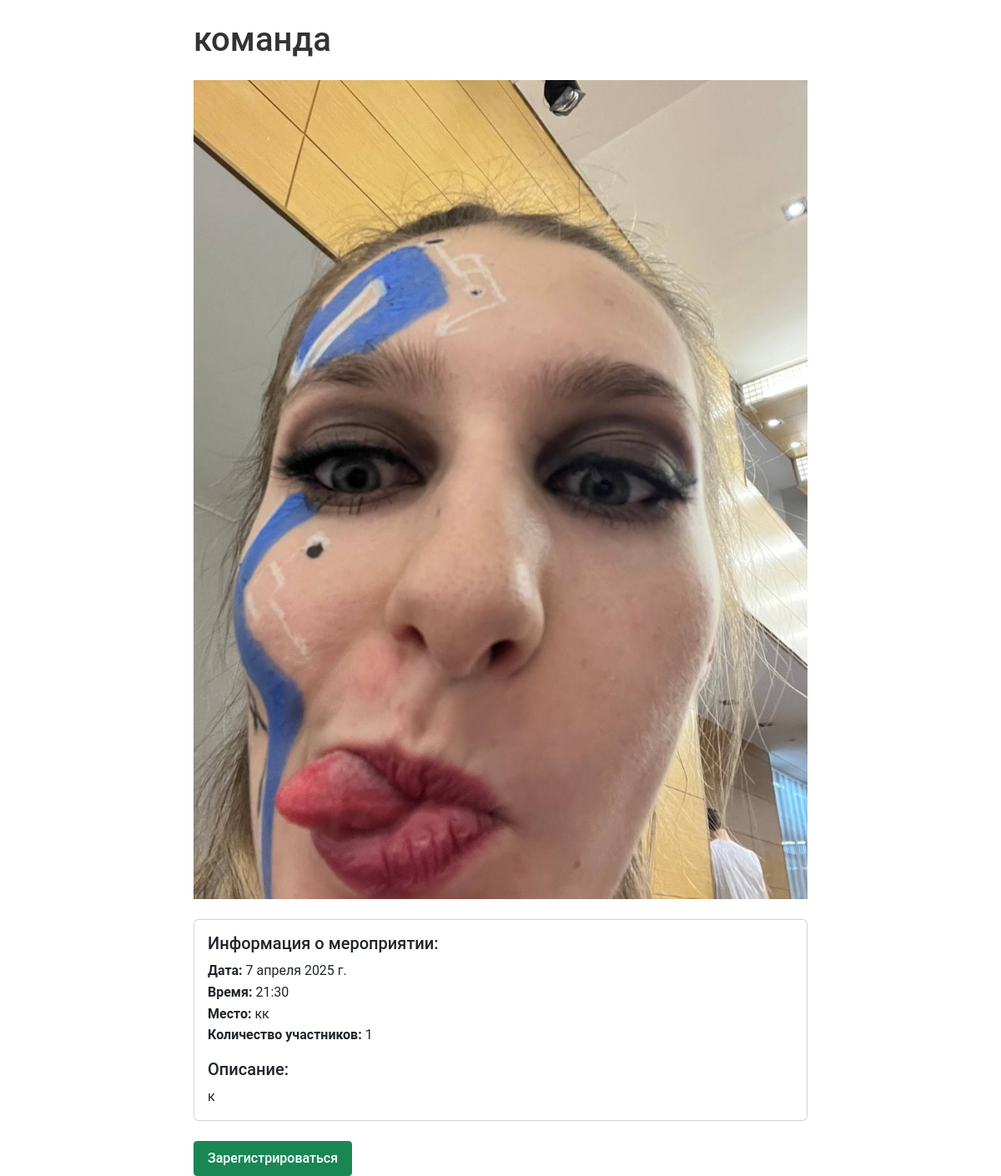
Page /events/27/ (signed in) on the earlier database version.
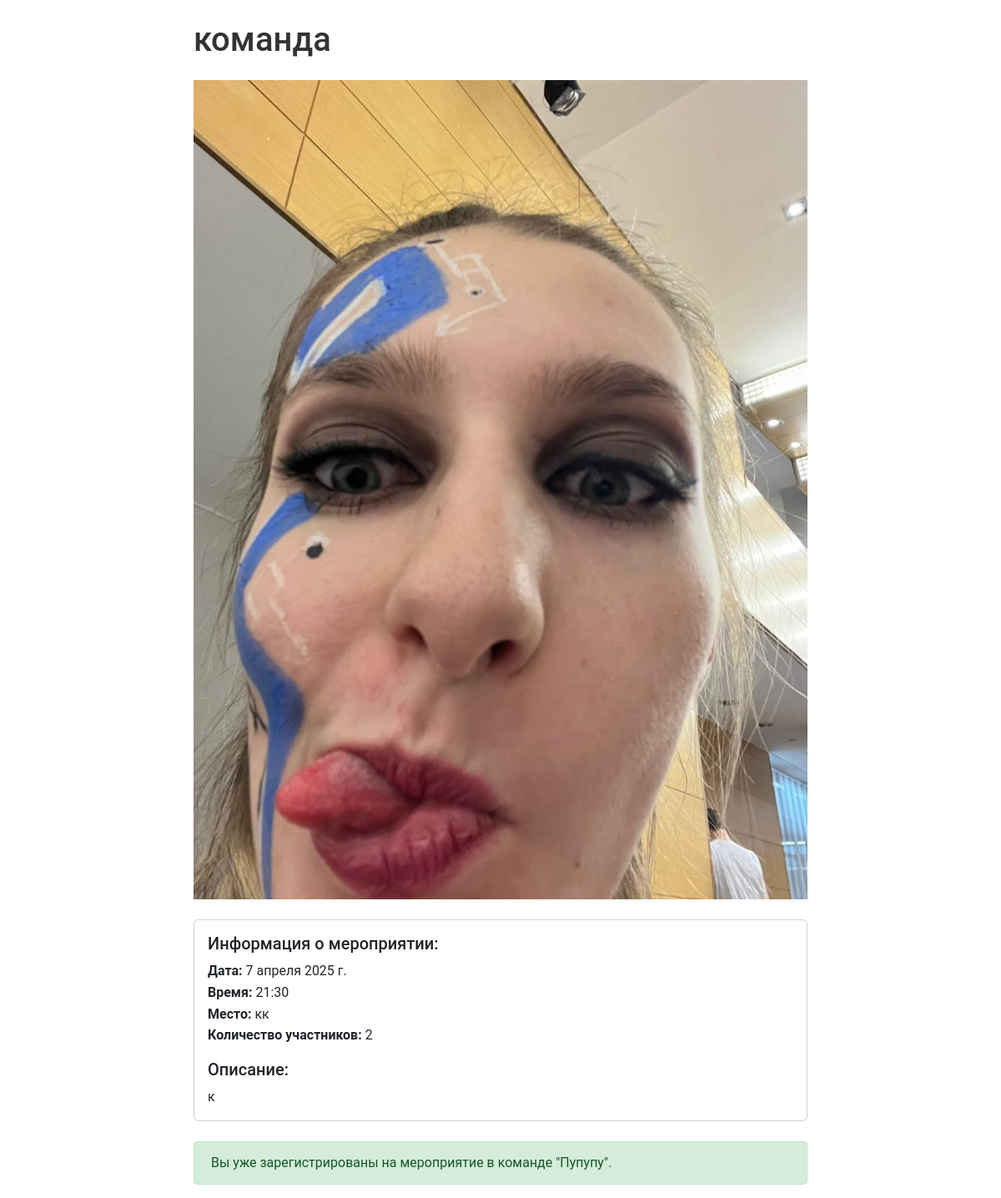
Same page on the later database version.
### add_event/models.py (models this page shows, shortened)
class Event(models.Model):
    title_event = models.TextField(help_text="Название мероприятия")
    description_Event = models.TextField(help_text="Описание мероприятия")
    event_place = models.TextField(default=None, help_text="Место проведения мероприятия")
    event_date = models.DateField(blank=False, verbose_name="Дата проведения мероприятия")
    event_time = models.TimeField(blank=False, verbose_name="Время начала", default=time(12, 0))
    Event_photo = models.ImageField(upload_to=None, height_field=None, width_field=None)
    max_members = models.PositiveIntegerField(blank=True, verbose_name="Максимальное количество участников", default=0)
    users_members = ManyToManyField(settings.AUTH_USER_MODEL, related_name='event_members', blank=True)
    registration_closed = models.BooleanField(default=False, verbose_name="Регистрация закрыта")
    organizers = models.ManyToManyField(
        settings.AUTH_USER_MODEL,
        through='users.EventOrganizer',
        through_fields=('event', 'user'),
        related_name='events_organized',
        blank=True
    )
    class Meta:
        verbose_name = 'Мероприятие'

class UserAnswer(models.Model):
    user = models.ForeignKey('users.User', on_delete=models.CASCADE, null=True, blank=True)
    extra_info = models.ForeignKey(ExtraInfo, on_delete=models.CASCADE, null=True, blank=True)
    answer = models.TextField(blank=True, null=True)
    is_team_captain = models.BooleanField(default=False)
    team_name = models.CharField(max_length=100, blank=True, null=True, verbose_name='Название команды')
    team_members = models.ManyToManyField('users.User', blank=True, related_name='team_memberships')

### add_event/views.py (the view, shortened to what this page needs)
# urls.py: path('<int:pk>/', event_detail_view, name='event_detail_view'),
def event_detail_view(request, pk):
    event = get_object_or_404(Event, pk=pk)
    is_organizer = request.user.is_authenticated and request.user in event.organizers.all()
    team_answer = UserAnswer.objects.filter(
        extra_info__event=event,
        team_members=request.user,
        extra_info__field_type='team'
    ).first()
    is_registered = event.users_members.filter(id=request.user.id).exists() or team_answer is not None
    team_name = team_answer.team_name if team_answer else None
    registered_count = event.users_members.count()
    extra_infos = event.extra_info.all()
    available_users = User.objects.exclude(id=request.user.id) if request.user.is_authenticated else User.objects.none()
    form = None
    if extra_infos.exists() and not is_registered and request.user.is_authenticated:
        form = UserAnswerForm(extra_infos=extra_infos, user=request.user)
    participants_answers = {}
    print("\nDebug: Starting team processing...")
    team_answers = UserAnswer.objects.filter(
        extra_info__event=event,
        extra_info__field_type='team'
    ).select_related('user', 'extra_info')
    print(f"Debug: Found {team_answers.count()} team answers")
    for answer in team_answers:
        print(f"\nDebug: Processing answer for user {answer.user.Name_User}")
        print(f"Debug: Team name: {answer.team_name}")
        print(f"Debug: Is captain: {answer.is_team_captain}")
        print(f"Debug: Team members: {[m.Name_User for m in answer.team_members.all()]}")
        if answer.user.id not in participants_answers:
            participants_answers[answer.user.id] = []
        answer_data = {
            'field_type': 'team',
            'is_team_captain': answer.is_team_captain,
            'team_name': answer.team_name,
            'team_members': list(answer.team_members.all())
        }
        participants_answers[answer.user.id].append(answer_data)
        if answer.is_team_captain:
            other_answers = UserAnswer.objects.filter(
                user=answer.user,
                extra_info__event=event
            ).exclude(extra_info__field_type='team')
            print(f"Debug: Found {other_answers.count()} other answers for captain")
    print("\nDebug: Final participants_answers:")
    for user_id, answers in participants_answers.items():
        print(f"User ID {user_id}:")
        for answer in answers:
            print(f"  - {answer}")
    context = {
        'event': event,
        'is_organizer': is_organizer,
        'is_registered': is_registered,
        'registration_closed': event.registration_closed,
        'registered_count': registered_count,
        'extra_infos': extra_infos,
        'form': form,
        'available_users': available_users,
        'participants_answers': participants_answers,
        'team_name': team_name
    }
    return render(request, 'events/event_detail_view.html', context)

### add_event/templatetags/form_filters.py (called while the page is built)
@register.filter
def startswith(text, starts):
    if isinstance(text, str):
        return text.startswith(starts)
    return False

### users/models.py (called while the page is built)
    def __str__(self):
        return f"{self.Name_User} | {self.Number_of_group}"

### add_event/templates/events/event_detail_view.html (shortened to what this page needs)
{% extends 'base.html' %}
{% load form_filters %}
{% load static %}
{% block content %}
<div class="container mt-4">
    <div class="row">
        <div class="col-md-8 offset-md-2">
                <h1 class="mb-4">{{ event.title_event }}</h1>
                {% if event.Event_photo %}
                    <div class="text-center mb-4">
                        <img src="{{ event.Event_photo.url }}" alt="{{ event.title_event }}" class="img-fluid">
                    </div>
                {% endif %}
                <div class="card mb-4">
                    <div class="card-body">
                        <h5 class="card-title">Информация о мероприятии:</h5>
                        <ul class="list-unstyled">
                            <li><strong>Дата:</strong> {{ event.event_date }}</li>
                            <li><strong>Время:</strong> {{ event.event_time }}</li>
                            <li><strong>Место:</strong> {{ event.event_place }}</li>
                            <li><strong>Количество участников:</strong> {{ registered_count }}
                            </li>
                        </ul>
                        <h5 class="card-title mt-3">Описание:</h5>
                        <p class="card-text">{{ event.description_Event }}</p>
                    </div>
                </div>
                {% if is_organizer %}
                    <div class="d-flex gap-2 mb-3">
                        <a href="{% url 'add_events:event_update' event.pk %}" class="btn btn-primary">Изменить мероприятие</a>
                        <button type="button" class="btn btn-info" data-bs-toggle="modal" data-bs-target="#participantsModal">
                            Посмотреть участников
                        </button>
                        <form action="{% url 'add_events:toggle_registration' event.pk %}" method="post" class="d-inline">
                            {% csrf_token %}
                            {% if registration_closed %}
                                <button type="submit" class="btn btn-success">Возобновить регистрацию</button>
                            {% else %}
                                <button type="submit" class="btn btn-warning">Завершить регистрацию</button>
                            {% endif %}
                        </form>
                        <form action="{% url 'add_events:event_delete' event.pk %}" method="post" class="d-inline" onsubmit="return confirm('Вы уверены, что хотите удалить это мероприятие?');">
                            {% csrf_token %}
                            <button type="submit" class="btn btn-danger">Удалить мероприятие</button>
                        </form>
                    </div>
                {% else %}
                    {% if is_registered %}
                        <div class="alert alert-success">
                            {% if team_name %}
                                Вы уже зарегистрированы на мероприятие в команде "{{ team_name }}".
                            {% else %}
                                Вы уже зарегистрированы на это мероприятие
                                <form action="{% url 'add_events:event_unregister' event.pk %}" method="post" class="d-inline">
                                    {% csrf_token %}
                                    <button type="submit" class="btn btn-warning ms-2">Отменить регистрацию</button>
                                </form>
                            {% endif %}
                        </div>
                    {% else %}
                        {% if registration_closed %}
                            <div class="alert alert-info">
                                Регистрация завершена
                            </div>
                        {% else %}
                        {% if event.max_members == 0 or registered_count < event.max_members %}
                            {% if extra_infos %}
                                <button type="button" class="btn btn-success" onclick="showRegistrationModal()">
                                    Зарегистрироваться
                                </button>
                            {% endif %}
                        {% else %}
                            <div class="alert alert-warning">
                                Достигнуто максимальное количество участников
                            </div>
                        {% endif %}
                    {% endif %}
                {% endif %}
                {% endif %}
            </div>
        </div>
    </div>
{% endblock %}

### templates/base.html (shortened to what this page needs)
<!DOCTYPE html>
{% load static %}
<html lang="ru">
<head>
    <link href="https://cdn.jsdelivr.net/npm/bootstrap@5.3.2/dist/css/bootstrap.min.css" rel="stylesheet">
    <link rel="stylesheet" href="https://cdn.jsdelivr.net/npm/bootstrap-icons@1.11.3/font/bootstrap-icons.css">
    <link rel="stylesheet" href="{% static 'css/style.css' %}">
</head>
<body>
    {% block content %}{% endblock %}
</body>
</html>

### add_event/templates/events/questions_modal.html (shortened to what this page needs)
{% load form_filters %}

### static/css/style.css (style rules this page uses)
body { font-family: 'Roboto', sans-serif; line-height: 1.6; color: #333; }
.alert { padding: 12px 20px; margin-bottom: 1rem; border: 1px solid transparent; border-radius: 4px; }
.alert-success { color: #155724; background-color: #d4edda; border-color: #c3e6cb; }

Differences in the rows shown:
added UserAnswer: team_name "Пупупу"
Other differences:
{{ registered_count }}: "1" → "2"
text no longer shown: "Зарегистрироваться"
text now shown: "Вы уже зарегистрированы на мероприятие в команде \" \"."
